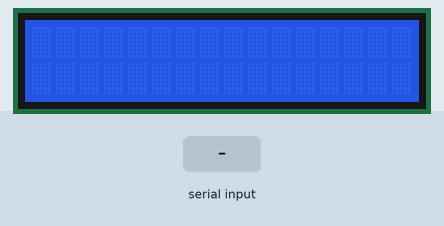
The sketch below on a simulated Arduino Uno, built with avr-gcc and run on an emulated ATmega328P. Shown: 16×2 character LCD. Inputs (shaded band) come from the test bench.

Above: at 1.3 s.
1.4 s: "1" received over Serial
At 2.0 s:
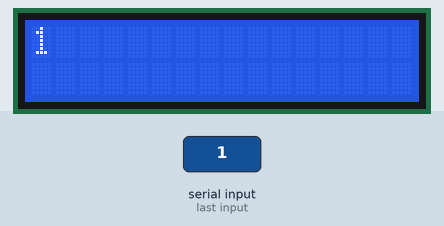
3.0 s: "0" received over Serial
At 4.3 s:
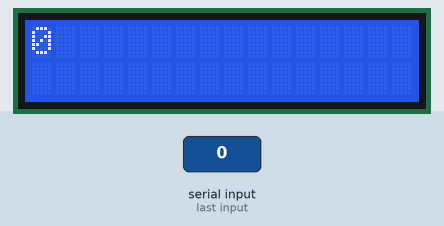
4.6 s: "2" received over Serial
At 5.6 s:
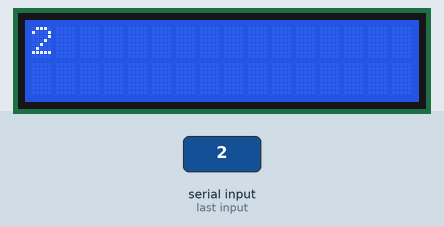
Timing chart, 0 to 7.6 s (numbered marks = the images above; inputs shaded):
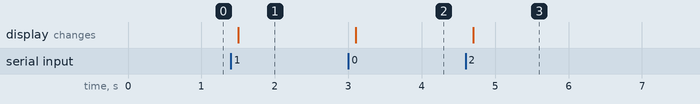

The sketch:

SerialText.ino
```cpp
#include <LiquidCrystal_I2C.h> // Library yang digunakan
LiquidCrystal_I2C lcd(0x27, 16, 2);  // set alamat LCD menjadi 0x27 untuk display 16x2

void setup(){
  lcd.init();
  lcd.backlight();  // Make sure backlight is on
  lcd.begin(16, 2);
  Serial.begin(9600);
}

void loop() {
   if (Serial.available()) {
    delay(100);
    lcd.clear();
 while (Serial.available() > 0) {
    lcd.write(Serial.read());
 }
 }
}
```

Measured:
- after the input at 1.4 s, the display: changes after 0.10 s (image 1)
- after the input at 3.0 s, the display: changes after 0.10 s (image 2)
- after the input at 4.6 s, the display: changes after 0.10 s (image 3)
